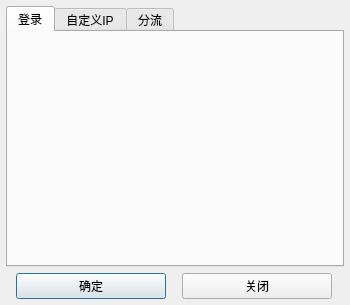
<?xml version="1.0" encoding="UTF-8"?>
<ui version="4.0">
 <class>Login</class>
 <widget class="QDialog" name="Login">
  <property name="geometry">
   <rect>
    <x>0</x>
    <y>0</y>
    <width>350</width>
    <height>305</height>
   </rect>
  </property>
  <property name="minimumSize">
   <size>
    <width>350</width>
    <height>0</height>
   </size>
  </property>
  <property name="maximumSize">
   <size>
    <width>500</width>
    <height>16777215</height>
   </size>
  </property>
  <property name="windowTitle">
   <string>Dialog</string>
  </property>
  <layout class="QVBoxLayout" name="verticalLayout_2">
   <property name="leftMargin">
    <number>6</number>
   </property>
   <property name="topMargin">
    <number>6</number>
   </property>
   <property name="rightMargin">
    <number>6</number>
   </property>
   <property name="bottomMargin">
    <number>6</number>
   </property>
   <item>
    <widget class="QTabWidget" name="tabWidget">
     <property name="currentIndex">
      <number>0</number>
     </property>
     <widget class="LoginWidget" name="tab">
      <attribute name="title">
       <string>登录</string>
      </attribute>
      <layout class="QVBoxLayout" name="verticalLayout_3">
       <property name="spacing">
        <number>12</number>
       </property>
       <property name="topMargin">
        <number>9</number>
       </property>
       <property name="rightMargin">
        <number>9</number>
       </property>
       <property name="bottomMargin">
        <number>9</number>
       </property>
      </layout>
     </widget>
     <widget class="LoginHostWidget" name="tab_2">
      <attribute name="title">
       <string>自定义IP</string>
      </attribute>
     </widget>
     <widget class="LoginProxyWidget" name="tab_3">
      <attribute name="title">
       <string>分流</string>
      </attribute>
     </widget>
    </widget>
   </item>
   <item>
    <layout class="QHBoxLayout" name="horizontalLayout_3">
     <item>
      <widget class="QPushButton" name="loginButton">
       <property name="maximumSize">
        <size>
         <width>150</width>
         <height>30</height>
        </size>
       </property>
       <property name="styleSheet">
        <string notr="true"/>
       </property>
       <property name="text">
        <string>确定</string>
       </property>
       <property name="shortcut">
        <string>Return</string>
       </property>
      </widget>
     </item>
     <item>
      <widget class="QPushButton" name="closeButton">
       <property name="maximumSize">
        <size>
         <width>150</width>
         <height>30</height>
        </size>
       </property>
       <property name="text">
        <string>关闭</string>
       </property>
      </widget>
     </item>
    </layout>
   </item>
  </layout>
 </widget>
 <customwidgets>
  <customwidget>
   <class>LoginWidget</class>
   <extends>QWidget</extends>
   <header location="global">view.user.login_widget.h</header>
   <container>1</container>
  </customwidget>
  <customwidget>
   <class>LoginProxyWidget</class>
   <extends>QWidget</extends>
   <header location="global">view.user.login_proxy_widget.h</header>
   <container>1</container>
  </customwidget>
  <customwidget>
   <class>LoginHostWidget</class>
   <extends>QWidget</extends>
   <header location="global">view.user.login_host_widget.h</header>
   <container>1</container>
  </customwidget>
 </customwidgets>
 <resources/>
 <connections/>
</ui>
